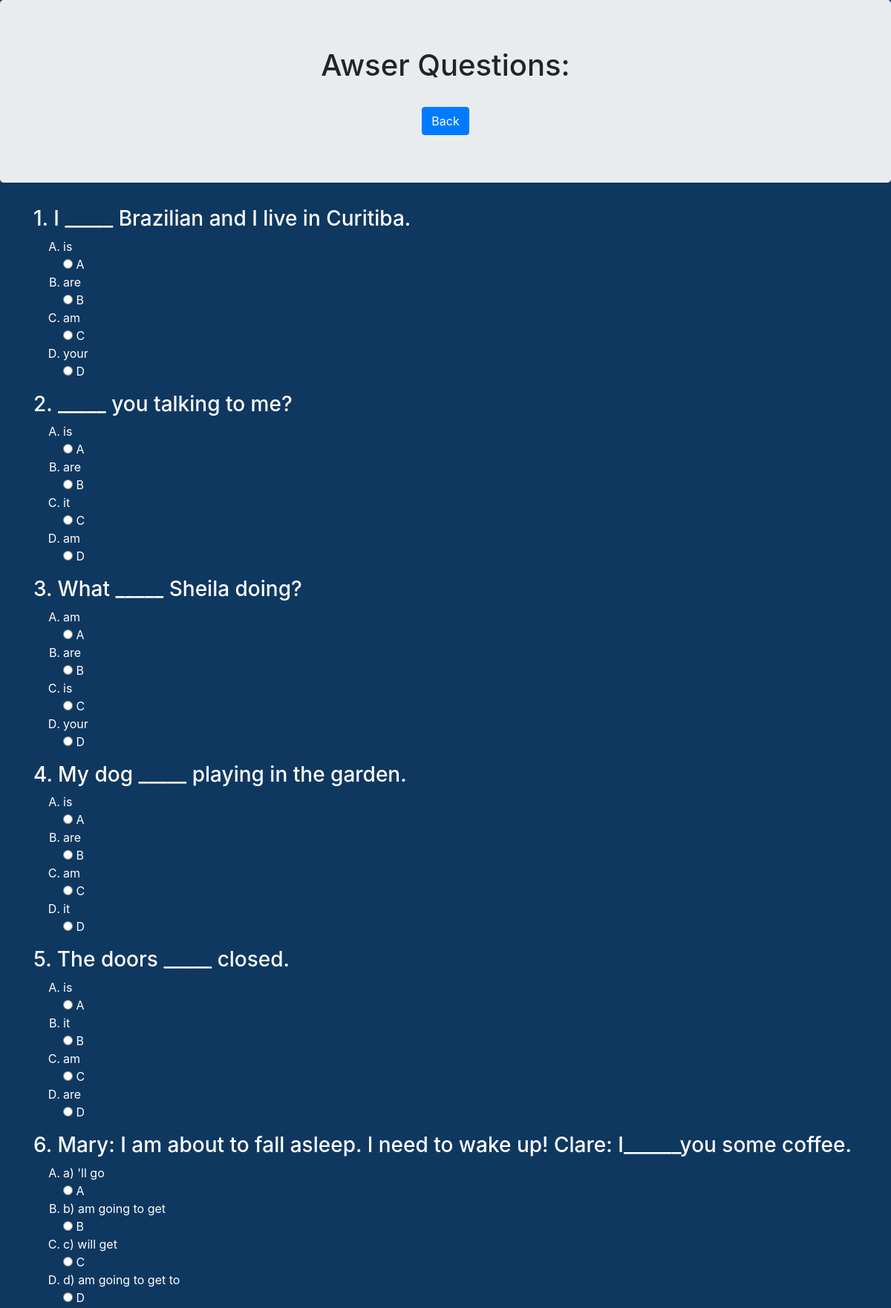
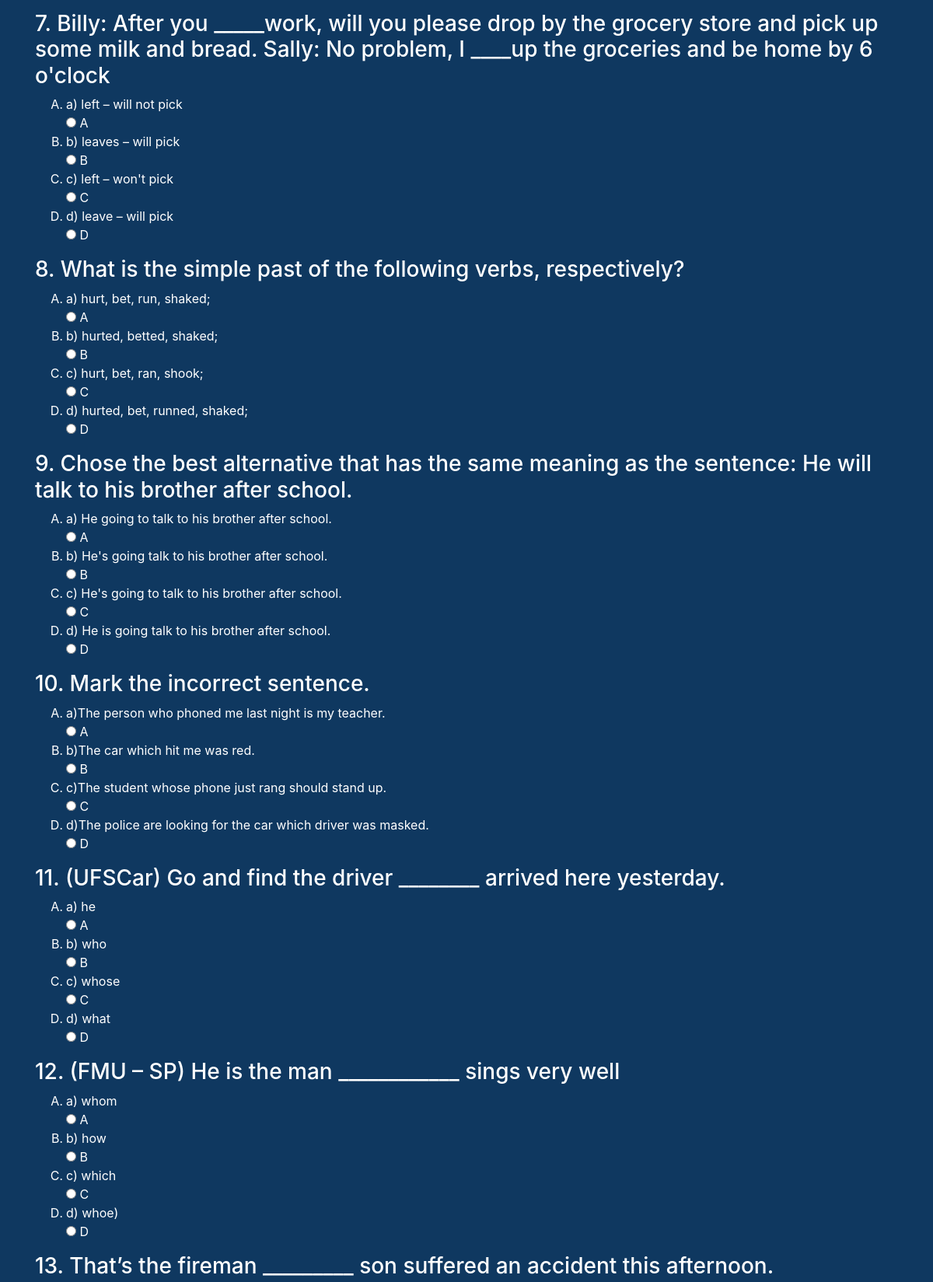
Page /aluno/fazerQuestoesView.php (signed in, upper part) on the committed database (2 pictures, top to bottom).
### tables this page shows
CREATE TABLE `questao` (
  `idquestao` int(3) NOT NULL,
  `enunciado` varchar(500) NOT NULL,
  `opA` varchar(120) NOT NULL,
  `opB` varchar(120) NOT NULL,
  `opC` varchar(120) NOT NULL,
  `opD` varchar(120) NOT NULL,
  `gabarito` int(11) NOT NULL,
  `tipo` int(1) DEFAULT NULL
);

### aluno/fazerQuestoes.php (called while the page is built, shortened)
<?php
function buscarQuestoes() {
    $connection = mysqli_connect("localhost", "root", "", "portalcursodeingles");
    $sql = "SELECT idquestao, enunciado, opA, opB, opC, opD, tipo, gabarito FROM questao ORDER BY idquestao";
    $result = mysqli_query($connection, $sql);
    $questoes = [];
    if(mysqli_query($connection, $sql)) {
        if (mysqli_num_rows($result) > 0) {
            $questao = [];
            while ($row = mysqli_fetch_assoc($result)) {
                $questao['idquestao'] = $row['idquestao'];
                $questao['enunciado'] = $row['enunciado'];
                $questao['opA'] = $row['opA'];
                $questao['opB'] = $row['opB'];
                $questao['opC'] = $row['opC'];
                $questao['opD'] = $row['opD'];
                $questao['tipo'] = $row['tipo'];
                $questao['gabarito'] = $row['gabarito'];
                array_push($questoes, $questao);
            }
        }
    } else{
        die("Erro ao buscar questões com a consulta $sql. " . mysqli_error($connection));
    }
    return $questoes;
}
?>

### aluno/fazerQuestoesCtrl.php (called while the page is built)
<?php
    require_once('fazerQuestoes.php');
    function exibirQuestoes() {
        return buscarQuestoes();
    }
?>

### aluno/descobrirCtrl.php (called while the page is built, shortened)
<?php
    function nivelaluno() {
        $nivelaluno = $_SESSION["tipo"];
        return $nivelaluno;
    }
?>

### aluno/fazerQuestoesView.php (the view, shortened to what this page needs)
<html>
    <head>
  <link rel="stylesheet" href="https://maxcdn.bootstrapcdn.com/bootstrap/4.3.1/css/bootstrap.min.css">
</head>
<body style="background-color:#0f3860;">
<?php
   require_once('descobrirCtrl.php');
   $nivelaluno = nivelaluno();
?>
<div class='jumbotron text-center'><h1> Awser Questions: </h1><br>
<a href="alunoView.php"><button class="btn btn-primary" type='button' value='Back'>Back</button></a></div>
<div class="container">
    <font color="white">
<form action="fazerQuestoesView.php" class="needs-validation" novalidate method="post">
<?php
$rodadas = 0;
$contadorDeAcertos = 0;
   require_once('fazerQuestoesCtrl.php');
    $questoes = exibirQuestoes();
    foreach ($questoes as $questao) {
        if(($questao['tipo'] == '1') && ($nivelaluno == '1') || ($questao['tipo'] == '2') && ($nivelaluno == '3') || ($questao['tipo'] == '3') && ($nivelaluno == '4')){
        echo "<h3>" . $questao['enunciado'] . "</h3>";
        echo "<ol type='A'>";
        if (isset($_POST[$questao['idquestao']])) {
            $rodadas ++;
            echo "<li>" . $questao['opA'] . "</li>";
            if ($questao['gabarito'] == 1) {
                echo "<input type='radio' name='" . $questao['idquestao'] . "' value='1' checked /> <b>A</b>";
            } else {
                echo "<input type='radio' name='" . $questao['idquestao'] . "' value='1'/> A";
            }
            echo "<li>" . $questao['opB'] . "</li>";
            if ($questao['gabarito'] == 2) {
                echo "<input type='radio' name='" . $questao['idquestao'] . "' value='2' checked /> <b>B</b>";
            } else {
                echo "<input type='radio' name='" . $questao['idquestao'] . "' value='2'/> B";
            }
            echo "<li>" . $questao['opC'] . "</li>";
            if ($questao['gabarito'] == 3) {
                echo "<input type='radio' name='" . $questao['idquestao'] . "' value='3' checked /> <b>C</b>";
            } else {
                echo "<input type='radio' name='" . $questao['idquestao'] . "' value='3'/> C";
            }
            echo "<li>" . $questao['opD'] . "</li>";
            if ($questao['gabarito'] == 4) {
                echo "<input type='radio' name='" . $questao['idquestao'] . "' value='4' checked /> <b>D</b>";
            } else {
                echo "<input type='radio' name='" . $questao['idquestao'] . "' value='4'/> D";
            }
            echo "<br>";
            if ($_POST[$questao['idquestao']] == $questao['gabarito']) {
                echo "Correct Awser";
                $contadorDeAcertos++;
            } else {
                echo "Wrong Awser";
            }
        } else {
            echo "<li>" . $questao['opA'] . "</li>";
            echo "<input type='radio' name='" . $questao['idquestao'] . "' value='1'/> A";
            echo "<li>" . $questao['opB'] . "</li>";
            echo "<input type='radio' name='" . $questao['idquestao'] . "' value='2'/> B";
            echo "<li>" . $questao['opC'] . "</li>";
            echo "<input type='radio' name='" . $questao['idquestao'] . "' value='3'/> C";
            echo "<li>" . $questao['opD'] . "</li>";
            echo "<input type='radio' name='" . $questao['idquestao'] . "' value='4'/> D";
        }
        echo "</ol>";
        }
    }
?>
</form>
</font>
</body>
</html>

### rows in the picture
questao: enunciado "1. I _____ Brazilian and I live in Curitiba.", opA "is", opB "are", opC "am", opD "your"
questao: enunciado "2. _____ you talking to me?", opA "is", opB "are", opC "it", opD "am"
questao: enunciado "3. What _____ Sheila doing?", opA "am", opB "are", opC "is", opD "your"
questao: enunciado "4. My dog _____ playing in the garden.", opA "is", opB "are", opC "am", opD "it"
questao: enunciado "5. The doors _____ closed.", opA "is", opB "it", opC "am", opD "are"
questao: enunciado "6. Mary: I am about to fall asleep. I need to wake up! Clare: I______you some coffee.", opA "a) 'll go", opB "b) am going to get", opC "c) will get", opD "d) am going to get to"
questao: enunciado "7. Billy: After you _____work, will you please drop by the grocery store and pick up some milk and bread. Sally: No problem, I ____up the groceries and be home by 6 o'clock", opA "a) left – will not pick", opB "b) leaves – will pick", opC "c) left – won't pick", opD "d) leave – will pick"
questao: enunciado "8. What is the simple past of the following verbs, respectively?", opA "a) hurt, bet, run, shaked;", opB "b) hurted, betted, shaked;", opC "c) hurt, bet, ran, shook;", opD "d) hurted, bet, runned, shaked;"
questao: enunciado "9. Chose the best alternative that has the same meaning as the sentence: He will talk to his brother after school.", opA "a) He going to talk to his brother after school.", opB "b) He's going talk to his brother after school.", opC "c) He's going to talk to his brother after school.", opD "d) He is going talk to his brother after school."
questao: enunciado "10. Mark the incorrect sentence.", opA "a)The person who phoned me last night is my teacher.", opB "b)The car which hit me was red.", opC "c)The student whose phone just rang should stand up.", opD "d)The police are looking for the car which driver was masked."
questao: enunciado "11. (UFSCar) Go and find the driver ________ arrived here yesterday.", opA "a) he", opB "b) who", opC "c) whose", opD "d) what"
questao: enunciado "12. (FMU – SP) He is the man ____________ sings very well", opA "a) whom", opB "b) how", opC "c) which", opD "d) whoe)"
questao: enunciado "13. That’s the fireman _________ son suffered an accident this afternoon."
